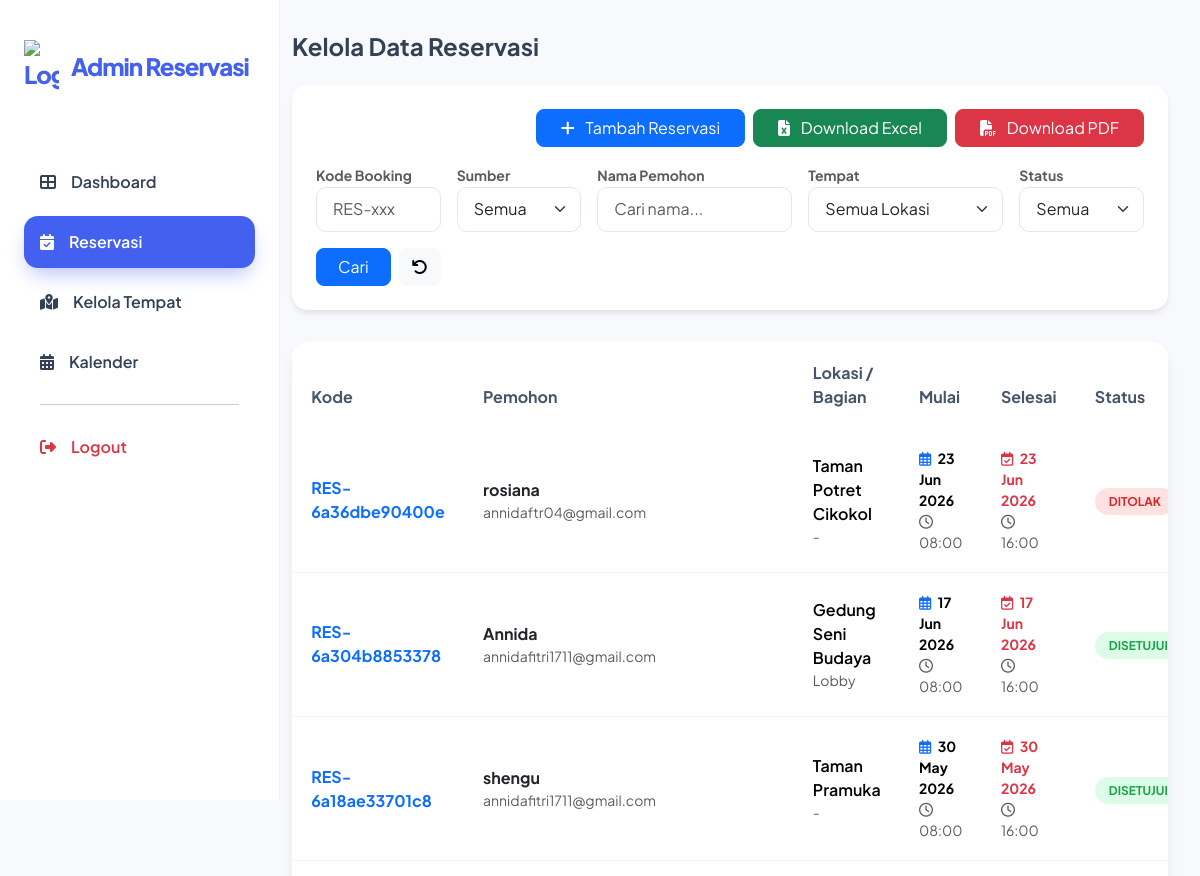
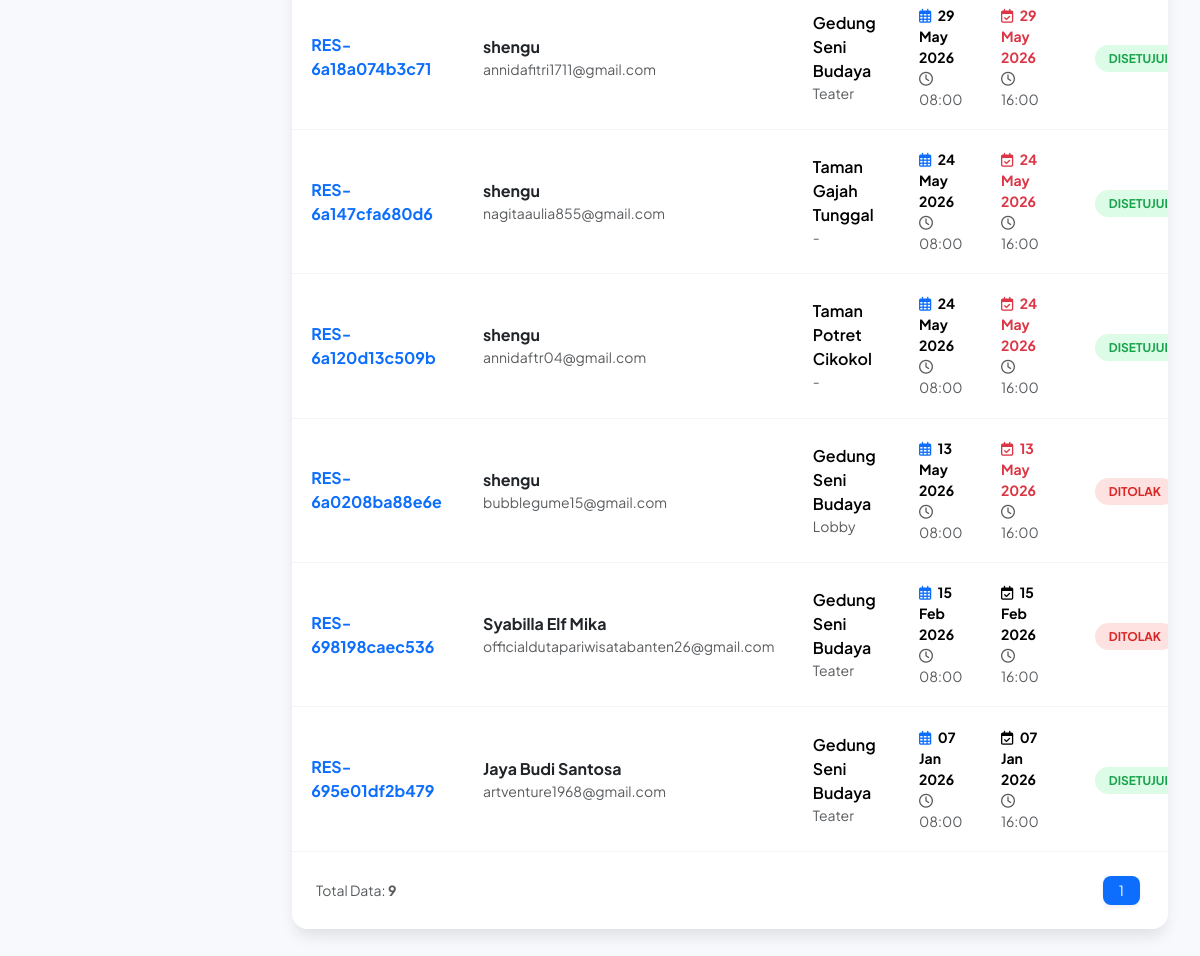
/admin/kelola_reserv.php (signed in), run on the app's committed database (2 pictures, top to bottom).
### tables this page shows
CREATE TABLE `reservations` (
  `id` int(11) NOT NULL,
  `kode_booking` varchar(20) NOT NULL,
  `nama` varchar(50) NOT NULL,
  `no_telepon` varchar(15) NOT NULL,
  `hari` date NOT NULL,
  `jam_mulai` time NOT NULL DEFAULT '08:00:00',
  `jam_selesai` time NOT NULL DEFAULT '16:00:00',
  `keterangan` text DEFAULT NULL,
  `status` enum('pending','disetujui','ditolak','selesai') DEFAULT NULL,
  `file_upload` varchar(100) DEFAULT NULL,
  `user_id` int(11) DEFAULT NULL,
  `email` varchar(100) NOT NULL,
  `catatan` text DEFAULT NULL,
  `ktp_upload` varchar(100) DEFAULT NULL,
  `surat_kelurahan_upload` varchar(100) DEFAULT NULL,
  `tanggal_selesai` date DEFAULT NULL,
  `place_id` int(11) DEFAULT NULL,
  `email_sent` tinyint(1) DEFAULT 0,
  `kuesioner_sent` tinyint(1) DEFAULT 0,
  `sub_place_id` int(11) DEFAULT NULL,
  `admin_id` int(11) DEFAULT NULL,
  `sumber_reservasi` enum('online','offline') DEFAULT 'online'
);

CREATE TABLE `places` (
  `id` int(11) NOT NULL,
  `name` varchar(100) NOT NULL,
  `description` text NOT NULL,
  `image` varchar(100) NOT NULL,
  `lokasi` varchar(150) NOT NULL,
  `latitude` decimal(9,6) NOT NULL,
  `longitude` decimal(9,6) NOT NULL
);

CREATE TABLE `sub_places` (
  `id` int(11) NOT NULL,
  `place_id` int(11) NOT NULL,
  `nama_subtempat` varchar(50) NOT NULL,
  `gambar` varchar(100) NOT NULL,
  `deskripsi` text DEFAULT NULL
);

### admin/kelola_reserv.php (the view, shortened to what this page needs)
<?php
include '../db.php';
$kode_booking_search = $_GET['kode_booking'] ?? '';
$nama_search = $_GET['nama'] ?? '';
$hari_search = $_GET['hari'] ?? '';
$place_id_search = $_GET['place_id'] ?? '';
$status_search = $_GET['status'] ?? '';
$sumber_search = $_GET['sumber_reservasi'] ?? '';
$items_per_page = 10;
$current_page = isset($_GET['page']) ? max(1, intval($_GET['page'])) : 1;
$offset = ($current_page - 1) * $items_per_page;
$query = "SELECT r.*, p.name as nama_tempat, sp.nama_subtempat
            FROM reservations r
            LEFT JOIN places p ON r.place_id = p.id
            LEFT JOIN sub_places sp ON r.sub_place_id = sp.id
            WHERE (r.kode_booking LIKE ? OR ? = '')
            AND (r.nama LIKE ? OR ? = '')
            AND (r.hari LIKE ? OR ? = '')
            AND (r.place_id = ? OR ? = '')
            AND (r.status LIKE ? OR ? = '')
            AND (r.sumber_reservasi LIKE ? OR ? = '')
            ORDER BY r.id DESC
            LIMIT ? OFFSET ?";
$stmt = $conn->prepare($query);
$search_kode = "%$kode_booking_search%";
$search_nama = "%$nama_search%";
$search_hari = "%$hari_search%";
$search_status = "%$status_search%";
$search_sumber = "%$sumber_search%";
$stmt->bind_param(
    "ssssssssssssii",
    $search_kode,
    $kode_booking_search,
    $search_nama,
    $nama_search,
    $search_hari,
    $hari_search,
    $place_id_search,
    $place_id_search,
    $search_status,
    $status_search,
    $search_sumber,
    $sumber_search,
    $items_per_page,
    $offset
);
$stmt->execute();
$result = $stmt->get_result();
$count_query = "SELECT COUNT(*) AS total FROM reservations
                WHERE (kode_booking LIKE ? OR ? = '')
                AND (nama LIKE ? OR ? = '')
                AND (hari LIKE ? OR ? = '')
                AND (place_id = ? OR ? = '')
                AND (status LIKE ? OR ? = '')
                AND (sumber_reservasi LIKE ? OR ? = '')";
$count_stmt = $conn->prepare($count_query);
$count_stmt->bind_param(
    "ssssssssssss",
    $search_kode,
    $kode_booking_search,
    $search_nama,
    $nama_search,
    $search_hari,
    $hari_search,
    $place_id_search,
    $place_id_search,
    $search_status,
    $status_search,
    $search_sumber,
    $sumber_search
);
$count_stmt->execute();
$total_data = $count_stmt->get_result()->fetch_assoc()['total'];
$total_pages = ceil($total_data / $items_per_page);
?>
<!DOCTYPE html>
<html lang="id">
<head>
    <link href="https://cdnjs.cloudflare.com/ajax/libs/font-awesome/6.4.0/css/all.min.css" rel="stylesheet" />
    <link href="https://cdn.jsdelivr.net/npm/bootstrap@5.3.2/dist/css/bootstrap.min.css" rel="stylesheet" />
</head>
<body>
    <nav class="sidebar" id="sidebar">
        <div class="sidebar-brand">
            <img src="../assets/img/logotng.png" width="35" alt="Logo">
            <span>Admin Reservasi</span>
        </div>
        <div class="mt-4">
            <a href="dashboard_admin.php" class="nav-link"><i class="fas fa-th-large"></i> Dashboard</a>
            <a href="kelola_reserv.php" class="nav-link active"><i class="fas fa-calendar-check"></i> Reservasi</a>
            <a href="kelola_tempat.php" class="nav-link"><i class="fas fa-map-marked-alt"></i> Kelola Tempat</a>
            <a href="calendar.php" class="nav-link"><i class="fas fa-calendar-alt"></i> Kalender</a>
            <hr class="mx-3">
            <a href="logout_admin.php" class="nav-link text-danger" onclick="confirmAdminLogout(event)"><i class="fas fa-sign-out-alt"></i>Logout</a>
        </div>
    </nav>
    <div class="main-content">
        <h4 class="fw-bold mb-4">Kelola Data Reservasi</h4>
        <div class="card filter-card">
            <div class="card-body p-4">
                <div class="d-flex justify-content-end mb-3 gap-2">
                    <a href="tambah_reservasi_admin.php"
                        class="btn btn-primary rounded-3 px-4">
                        <i class="fas fa-plus me-2"></i>
                        Tambah Reservasi
                    </a>
                    <a
                        href="export_reservasi.php?kode_booking=<?= urlencode($kode_booking_search) ?>&nama=<?= urlencode($nama_search) ?>&place_id=<?= urlencode($place_id_search) ?>&status=<?= urlencode($status_search) ?>&sumber_reservasi=<?= urlencode($sumber_search) ?>"
                        class="btn btn-success rounded-3 px-4">
                        <i class="fas fa-file-excel me-2"></i>
                        Download Excel
                    </a>
                    <a
                        href="export_reservasi_pdf.php?kode_booking=<?= urlencode($kode_booking_search) ?>&nama=<?= urlencode($nama_search) ?>&place_id=<?= urlencode($place_id_search) ?>&status=<?= urlencode($status_search) ?>&sumber_reservasi=<?= urlencode($sumber_search) ?>"
                        class="btn btn-danger rounded-3 px-4"
                        target="_blank">
                        <i class="fas fa-file-pdf me-2"></i>
                        Download PDF
                    </a>
                </div>
                <form method="GET" class="row g-3">
                    <div class="col-md-2">
                        <label class="small fw-bold text-muted">Kode Booking</label>
                        <input type="text" name="kode_booking" class="form-control" value="<?= htmlspecialchars($kode_booking_search) ?>" placeholder="RES-xxx">
                    </div>
                    <div class="col-md-2">
                        <label class="small fw-bold text-muted">
                            Sumber
                        </label>
                        <select name="sumber_reservasi"
                            class="form-select">
                            <option value="">Semua</option>
                        </select>
                    </div>
                    <div class="col-md-3">
                        <label class="small fw-bold text-muted">Nama Pemohon</label>
                        <input type="text" name="nama" class="form-control" value="<?= htmlspecialchars($nama_search) ?>" placeholder="Cari nama...">
                    </div>
                    <div class="col-md-3">
                        <label class="small fw-bold text-muted">Tempat</label>
                        <select name="place_id" class="form-select">
                            <option value="">Semua Lokasi</option>
                        </select>
                    </div>
                    <div class="col-md-2">
                        <label class="small fw-bold text-muted">Status</label>
                        <select name="status" class="form-select">
                            <option value="">Semua</option>
                        </select>
                    </div>
                    <div class="col-md-2 d-flex align-items-end gap-2">
                        <button type="submit" class="btn btn-primary w-100 rounded-3">Cari</button>
                        <a href="kelola_reserv.php" class="btn btn-light rounded-3"><i class="fas fa-undo"></i></a>
                    </div>
                </form>
            </div>
        </div>
        <div class="card table-card">
            <div class="table-responsive">
                <table class="table table-hover align-middle mb-0">
                    <thead>
                        <tr>
                            <th>Kode</th>
                            <th>Pemohon</th>
                            <th>Lokasi / Bagian</th>
                            <th>Mulai</th>
                            <th>Selesai</th>
                            <th>Status</th>
                        </tr>
                    </thead>
                    <tbody>
                        <?php if ($result->num_rows > 0): ?>
                            <?php while ($row = $result->fetch_assoc()): ?>
                                <tr id="row-<?= $row['id'] ?>">
                                    <td class="fw-bold text-primary"><?= $row['kode_booking'] ?></td>
                                    <td>
                                        <div class="fw-bold text-dark"><?= htmlspecialchars($row['nama']) ?></div>
                                        <div class="small text-muted"><?= htmlspecialchars($row['email'] ?? 'No Email') ?></div>
                                    </td>
                                    <td>
                                        <div class="fw-semibold text-navy"><?= htmlspecialchars($row['nama_tempat'] ?? 'N/A') ?></div>
                                        <div class="small text-muted"><?= htmlspecialchars($row['nama_subtempat'] ?? '-') ?></div>
                                    </td>
                                    <td>
                                        <div class="small fw-bold"><i class="far fa-calendar-alt me-1 text-primary"></i> <?= date('d M Y', strtotime($row['hari'])) ?></div>
                                        <div class="small text-muted"><i class="far fa-clock me-1"></i> <?= substr($row['jam_mulai'], 0, 5) ?></div>
                                    </td>
                                    <td>
                                        <?php if ($row['tanggal_selesai']): ?>
                                            <div class="small fw-bold text-danger"><i class="far fa-calendar-check me-1"></i> <?= date('d M Y', strtotime($row['tanggal_selesai'])) ?></div>
                                        <?php else: ?>
                                            <div class="small fw-bold"><i class="far fa-calendar-check me-1"></i> <?= date('d M Y', strtotime($row['hari'])) ?></div>
                                        <?php endif; ?>
                                        <div class="small text-muted"><i class="far fa-clock me-1"></i> <?= substr($row['jam_selesai'], 0, 5) ?></div>
                                    </td>
                                    <td>
                                        <span class="status-badge status-<?= $row['status'] ?>">
                                            <?= strtoupper($row['status']) ?>
                                        </span>
                                    </td>
                                </tr>
                            <?php endwhile; ?>
                        <?php else: ?>
                            <tr>
                                <td colspan="7" class="text-center py-5 text-muted">Data tidak ditemukan.</td>
                            </tr>
                        <?php endif; ?>
                    </tbody>
                </table>
            </div>
            <div class="card-footer bg-white border-0 p-4 d-flex justify-content-between align-items-center">
                <div class="small text-muted">Total Data: <b><?= $total_data ?></b></div>
                <nav>
                    <ul class="pagination pagination-sm mb-0">
                        <?php for ($i = 1; $i <= $total_pages; $i++): ?>
                            <li class="page-item <?= $i == $current_page ? 'active' : '' ?>">
                                <a class="page-link px-3 border-0 rounded-3 mx-1 shadow-sm" href="?page=<?= $i ?>&kode_booking=<?= $kode_booking_search ?>&nama=<?= $nama_search ?>&place_id=<?= $place_id_search ?>&status=<?= $status_search ?>">
                                    <?= $i ?>
                                </a>
                            </li>
                        <?php endfor; ?>
                    </ul>
                </nav>
            </div>
        </div>
    </div>
</body>
</html>

### admin/kelola_reserv.php (style rules this page uses)
:root { --primary: #4361ee; --navy: #1e293b; --light-bg: #f8f9fc; --sidebar-color: #ffffff; }
body { font-family: 'Plus Jakarta Sans', sans-serif; background-color: var(--light-bg); color: #334155; }
.sidebar { width: 280px; height: 100vh; background: var(--sidebar-color); position: fixed; border-right: 1px solid rgba(0, 0, 0, 0.05); z-index: 1100; padding: 2.5rem 1.5rem; }
.sidebar-brand { display: flex; align-items: center; gap: 12px; padding-bottom: 2.5rem; font-weight: 800; font-size: 1.5rem; color: var(--primary); letter-spacing: -1px; }
.nav-link { display: flex; align-items: center; gap: 15px; padding: 14px 1rem; color: var(--text-muted); text-decoration: none; font-weight: 600; border-radius: 14px; transition: 0.3s; margin-bottom: 8px; }
.nav-link:hover, .nav-link.active { background: var(--primary); color: white; box-shadow: 0 10px 20px -5px rgba(67, 97, 238, 0.4); }
.main-content { margin-left: 260px; padding: 2rem; }
.filter-card { background: #fff; border: none; border-radius: 16px; box-shadow: 0 4px 6px -1px rgba(0, 0, 0, 0.1); margin-bottom: 2rem; }
.form-control, .form-select { border-radius: 10px; border: 1px solid #e2e8f0; padding: 0.6rem 1rem; }
.table-card { background: #fff; border: none; border-radius: 16px; box-shadow: 0 10px 15px -3px rgba(0, 0, 0, 0.1); overflow: hidden; }
.table thead { background: #f1f5f9; }
.table thead th { padding: 1.2rem; font-weight: 700; color: #475569; border: none; }
.table tbody td { padding: 1.2rem; border-bottom: 1px solid #f1f5f9; }
.status-badge { padding: 6px 14px; border-radius: 30px; font-size: 0.75rem; font-weight: 700; }
.status-disetujui { background: #dcfce7; color: #16a34a; }
.status-ditolak { background: #fee2e2; color: #dc2626; }

### data on the page
reservations: kode_booking "RES-6a36dbe90400e", nama "rosiana", email "annidaftr04@gmail.com", place.name "Taman Potret Cikokol", nama_subtempat "-", hari "23 Jun 2026", jam_mulai "08:00", tanggal_selesai "23 Jun 2026", jam_selesai "16:00", status "DITOLAK"
reservations: kode_booking "RES-6a304b8853378", nama "Annida", email "annidafitri1711@gmail.com", place.name "Gedung Seni Budaya", sub_place.nama_subtempat "Lobby", hari "17 Jun 2026", jam_mulai "08:00", tanggal_selesai "17 Jun 2026", jam_selesai "16:00", status "DISETUJUI"
reservations: kode_booking "RES-6a18ae33701c8", nama "shengu", email "annidafitri1711@gmail.com", place.name "Taman Pramuka", nama_subtempat "-", hari "30 May 2026", jam_mulai "08:00", tanggal_selesai "30 May 2026", jam_selesai "16:00", status "DISETUJUI"
reservations: kode_booking "RES-6a18a074b3c71", nama "shengu", email "annidafitri1711@gmail.com", place.name "Gedung Seni Budaya", sub_place.nama_subtempat "Teater", hari "29 May 2026", jam_mulai "08:00", tanggal_selesai "29 May 2026", jam_selesai "16:00", status "DISETUJUI"
reservations: kode_booking "RES-6a147cfa680d6", nama "shengu", email "nagitaaulia855@gmail.com", place.name "Taman Gajah Tunggal", nama_subtempat "-", hari "24 May 2026", jam_mulai "08:00", tanggal_selesai "24 May 2026", jam_selesai "16:00", status "DISETUJUI"
reservations: kode_booking "RES-6a120d13c509b", nama "shengu", email "annidaftr04@gmail.com", place.name "Taman Potret Cikokol", nama_subtempat "-", hari "24 May 2026", jam_mulai "08:00", tanggal_selesai "24 May 2026", jam_selesai "16:00", status "DISETUJUI"
reservations: kode_booking "RES-6a0208ba88e6e", nama "shengu", email "bubblegume15@gmail.com", place.name "Gedung Seni Budaya", sub_place.nama_subtempat "Lobby", hari "13 May 2026", jam_mulai "08:00", tanggal_selesai "13 May 2026", jam_selesai "16:00", status "DITOLAK"
reservations: kode_booking "RES-698198caec536", nama "Syabilla Elf Mika", email "officialdutapariwisatabanten26@gmail.com", place.name "Gedung Seni Budaya", sub_place.nama_subtempat "Teater", hari "15 Feb 2026", jam_mulai "08:00", jam_selesai "16:00", status "DITOLAK"
reservations: kode_booking "RES-695e01df2b479", nama "Jaya Budi Santosa", email "artventure1968@gmail.com", place.name "Gedung Seni Budaya", sub_place.nama_subtempat "Teater", hari "07 Jan 2026", jam_mulai "08:00", jam_selesai "16:00", status "DISETUJUI"

### other printed values
$total_data "9"
